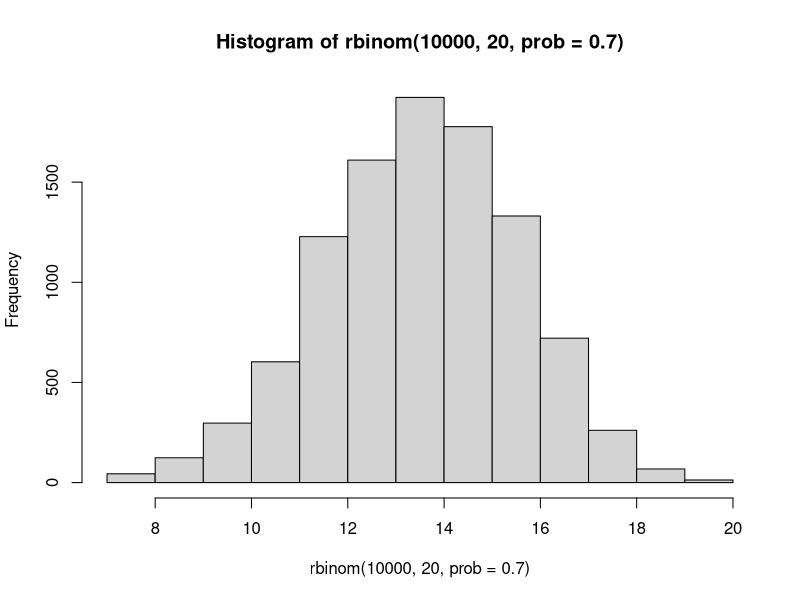
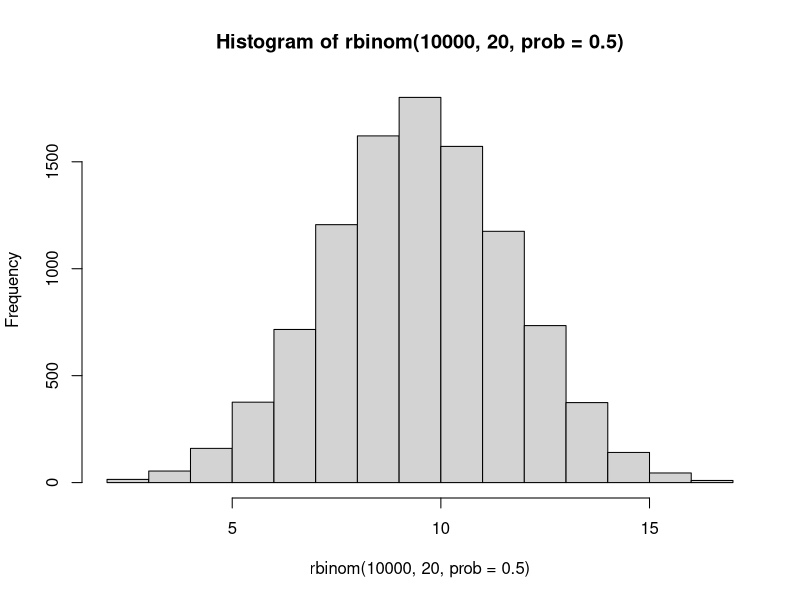
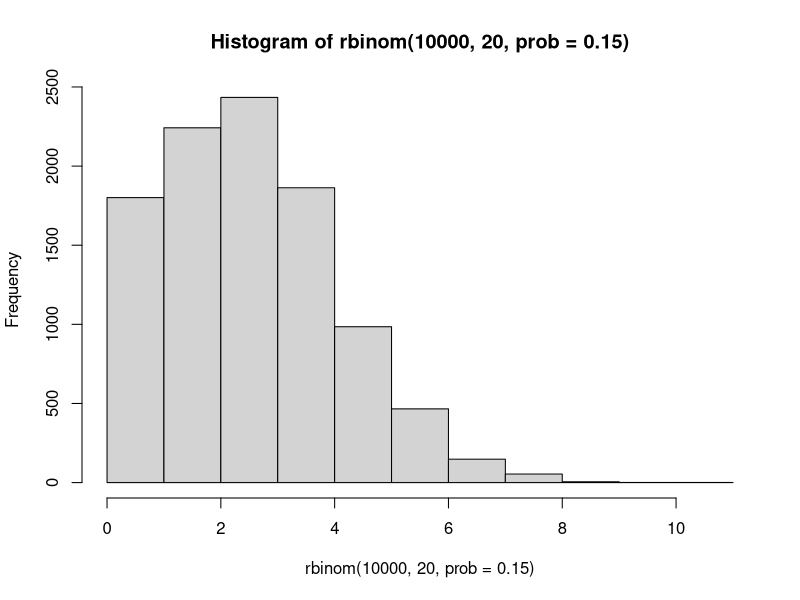
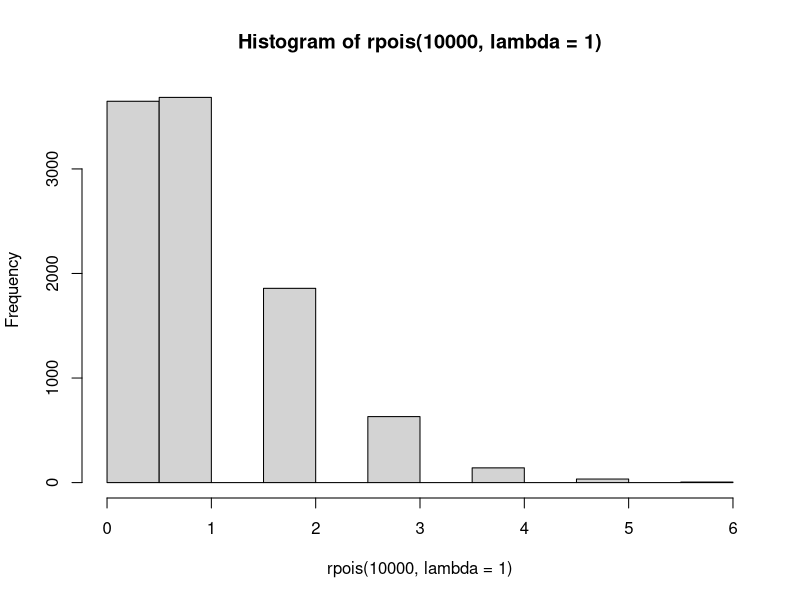
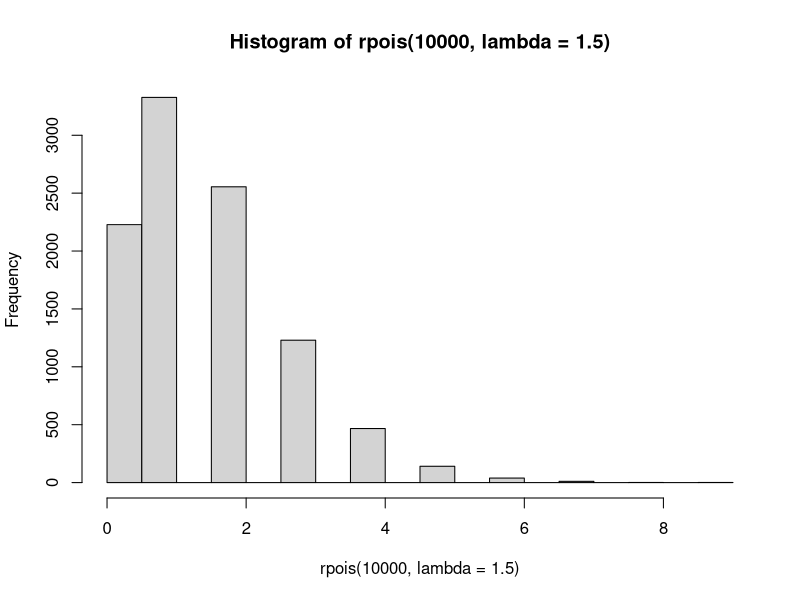
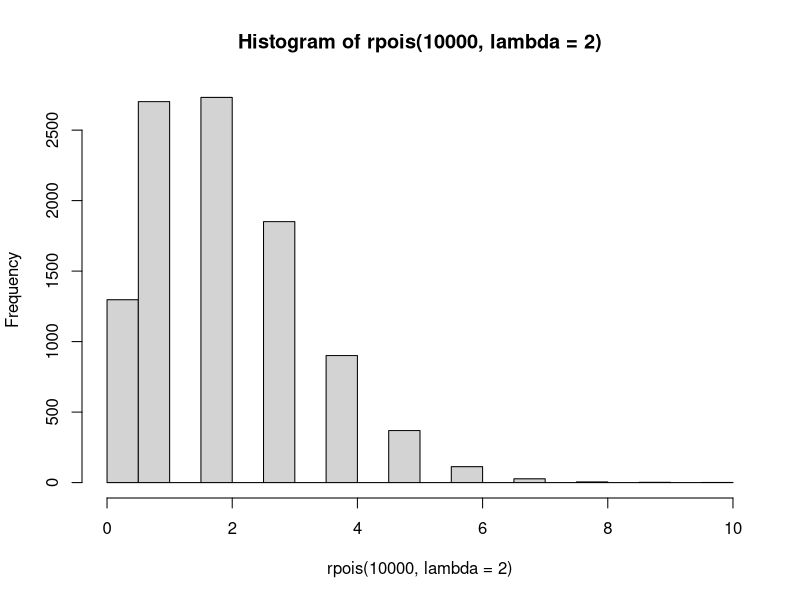
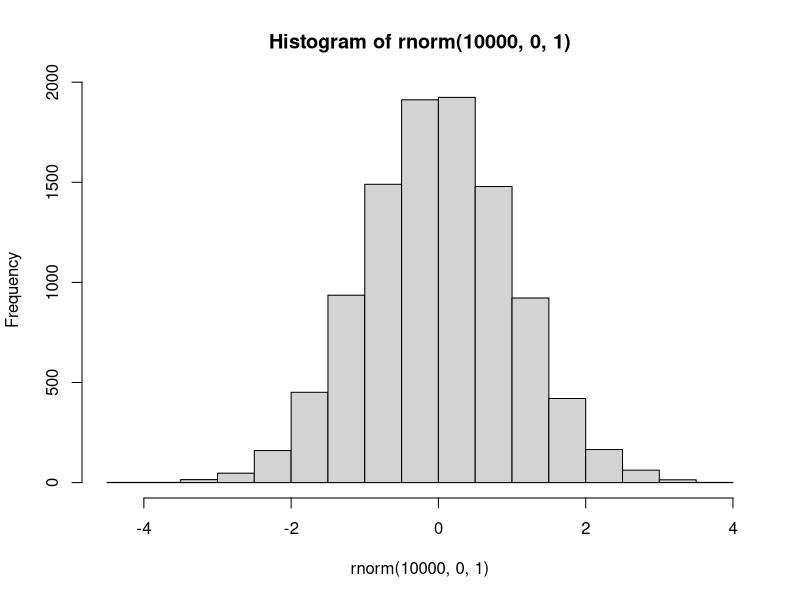
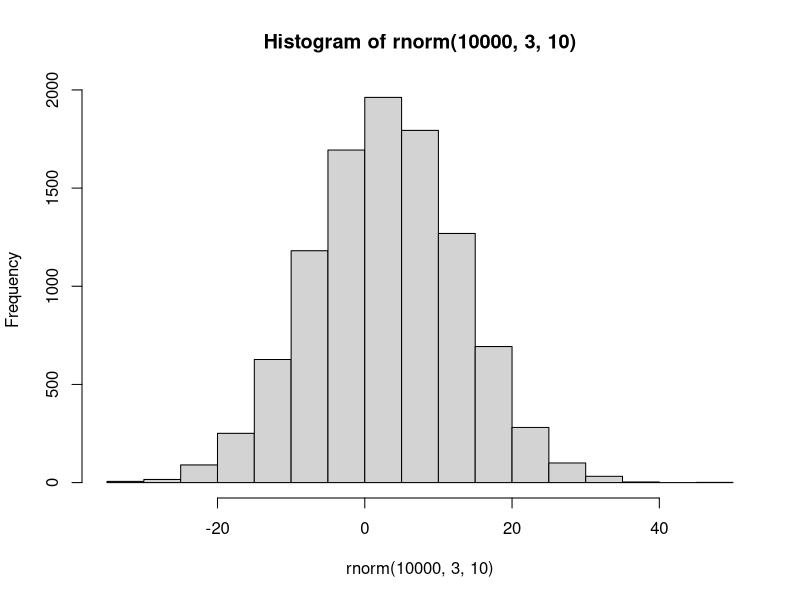

The R script that drew these images, in order:
#############

# SPECIAL DISTRIBUTIONS

#############

# Binomial Number Generation

hist(rbinom(10000,20,prob=.7))
hist(rbinom(10000,20,prob=.5))
hist(rbinom(10000,20,prob=.15))

# Poisson Number Generation

hist(rpois(10000,lambda=1))
hist(rpois(10000,lambda=1.5))
hist(rpois(10000,lambda=2))

# Normal Number Generation

hist(rnorm(10000,0,1))
hist(rnorm(10000,3,10))
hist(rnorm(10000,10,50))
